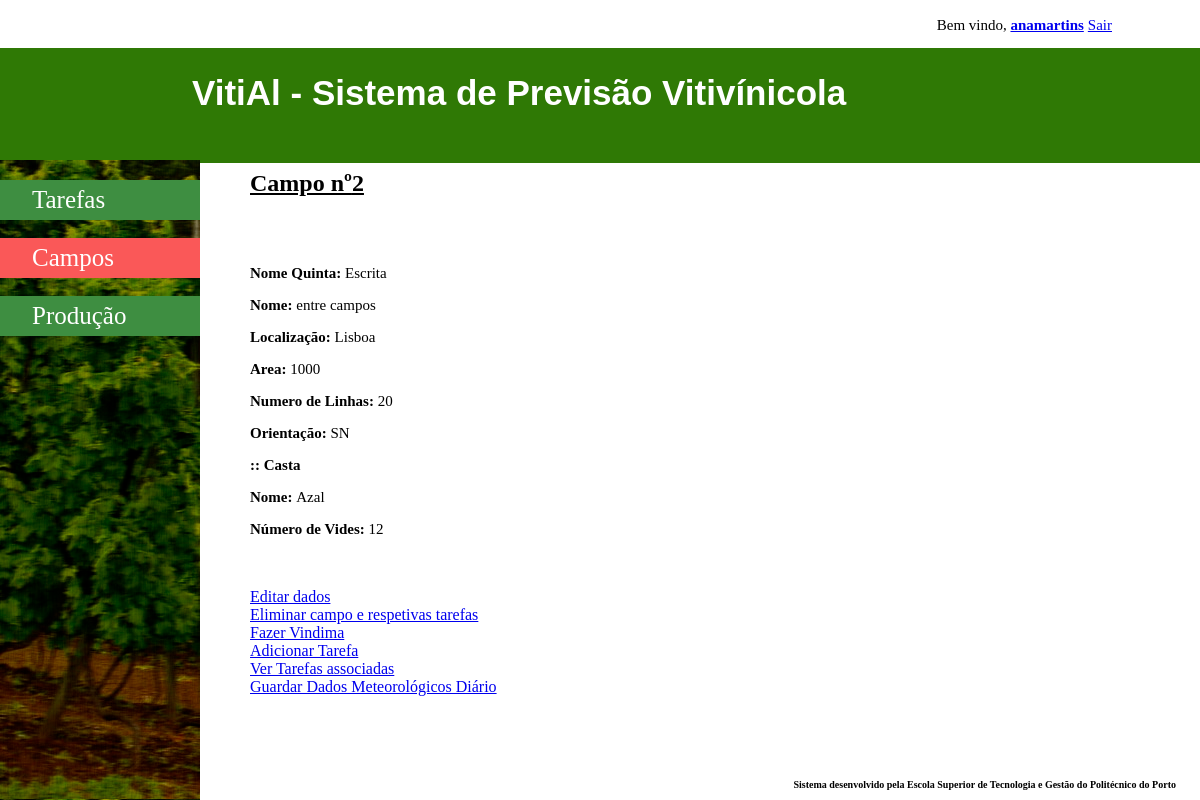
Screenshot of /Application/User/detalhesCampos.php?campoid=2 (signed in) with the database file from the repository.
### tables this page shows
CREATE TABLE `quinta` (
  `id` int(11) NOT NULL,
  `nome` varchar(4000) DEFAULT NULL
);

CREATE TABLE `campo` (
  `id` int(11) NOT NULL,
  `nome` varchar(4000) DEFAULT NULL,
  `localizacao` text NOT NULL,
  `area` float DEFAULT NULL,
  `numero_linhas` int(11) DEFAULT NULL,
  `orientacao` varchar(4000) DEFAULT NULL,
  `quinta_id` int(11) NOT NULL,
  `utilizador_id` int(11) NOT NULL
);

CREATE TABLE `castacampo` (
  `idcastacampo` int(11) NOT NULL,
  `iduva` int(11) NOT NULL,
  `idcasta` int(11) NOT NULL,
  `idcampo` int(11) NOT NULL,
  `idquinta` int(11) NOT NULL,
  `numero_vides` int(11) NOT NULL
);

CREATE TABLE `casta` (
  `id` int(11) NOT NULL,
  `nome` varchar(4000) DEFAULT NULL
);

### Application/Database/MyDataAccessPDOBase.php (called while the page is built, shortened)
<?php
require_once (Conf::getApplicationDatabasePath() . 'MyDataAccessPDOSqlFactory.php');
abstract class MyDataAcessPDOBase {
    private $connection = null;
    private $connectionOptions = array(
        PDO::ATTR_ERRMODE => PDO::ERRMODE_EXCEPTION,
        PDO::MYSQL_ATTR_INIT_COMMAND => "SET NAMES 'UTF8'"
    );
    public function __construct($host, $databaseName, $userName, $password) {
        $dsn = $this->getDSNMySQL($host, $databaseName);
    }
    private function getDSNMySQL(&$host, &$databaseName) {
        $dsn = self::DSN_MYSQL;
        return $dsn;
    }
    protected function getConnection() {
        return $this->connection;
    }
    protected function setConnection(PDO $connection) {
        $this->connection = $connection;
    }
    private function getConnectionOptions() {
        return $this->connectionOptions;
    }
    protected function prepareStatement(&$sql, Array &$dataParameters = null) {
        $q = $this->getConnection()->prepare($sql);
        $q->execute($dataParameters);
        return $q;
    }
}

### Application/Database/MyDataAccessPDOSqlFactory.php (called while the page is built, shortened)
<?php
class MyDataAccessPDOSqlFactory {
    public static function buildPDOPlaceHolderKey($key){
        return self::PDO_PLACEHOLDER_PRECHAR . $key;
    }
    protected static function buildSQLClauseWhere(Array &$where = null){
        $whereClause = self::STRING_EMPTY_VALUE;
        if ($where != null) {
            foreach (array_keys($where) as $key) {
                $whereClause =  $whereClause .
                                ($whereClause == self::STRING_EMPTY_VALUE ? self::STRING_EMPTY_VALUE : ' AND ') .
                                $key . ' = ' . self::buildPDOPlaceHolderKey($key);
            }
            $whereClause = ' WHERE ' . $whereClause;
        }
        return $whereClause;
    }
    protected static function buildSQLClauseOrderBy(Array &$order = null){
        $orderClause = self::STRING_EMPTY_VALUE;
        return $orderClause;
    }
    protected static function buildSQLSelect(&$table, Array &$where = null, Array &$order = null) {
        $sql = self::SQL_SELECT_STATEMENT_BASE;
        $whereClause = self::buildSQLClauseWhere($where);
        $orderClause = self::buildSQLClauseOrderBy($order);
        self::replaceStringTag(self::SQL_TABLE_NAME_TAG, $sql, $table);
        self::replaceStringTag(self::SQL_WHERE_CLAUSE_TAG, $sql, $whereClause);
        self::replaceStringTag(self::SQL_ORDERBY_CLAUSE_TAG, $sql, $orderClause);
        return $sql;
    }
    public static function buildSQL($op, &$table, Array &$data = null, Array &$dataOptional = null){
        $sql = self::STRING_EMPTY_VALUE;
        switch ($op) {
            case MyDataAccessPDO::SELECT_OPERATION:
                $sql = self::buildSQLSelect($table, $data, $dataOptional);
                break;
        }
        return $sql;
    }
}

### Application/Database/MyDataAccessPDO.php (called while the page is built, shortened)
<?php
require_once (Conf::getApplicationDatabasePath() . 'MyDataAccessPDOBase.php');
require_once (Conf::getApplicationDatabasePath() . 'MyDataAccessPDOSqlFactory.php');
class MyDataAccessPDO extends MyDataAcessPDOBase {
    protected function getRecords($table, Array $where = null,
            Array $order = null) {
        try {
            $sql = MyDataAccessPDOSQLFactory::buildSQL(self::SELECT_OPERATION,
                    $table, $where, $order);
            $q = $this->prepareStatement($sql, $where);
        } catch (PDOException $e) {
            throw $e;
        } catch (Exception $e) {
            throw $e;
        }
        $q->setFetchMode(PDO::FETCH_BOTH);
        return $q->fetchAll();
    }
}

### Application/Manager/CampoManager.php (called while the page is built, shortened)
<?php
require_once (Conf::getApplicationDatabasePath() . 'MyDataAccessPDO.php');
class CampoManager extends MyDataAccessPDO {
    public function getCampoById($id) {
        try {
            return $this->getRecords(self::SQL_TABLE_NAME, array('id' => $id));
        } catch (Exception $e) {
            throw $e;
        }
    }
}

### Application/Manager/QuintaManager.php (called while the page is built, shortened)
<?php
require_once (Conf::getApplicationDatabasePath() . 'MyDataAccessPDO.php');
class QuintaManager extends MyDataAccessPDO {
    public function getQuintaById($id) {
        try {
            return $this->getRecords(self::SQL_TABLE_NAME, array('id' => $id));
        } catch (Exception $e) {
            throw $e;
        }
    }
}

### Application/Manager/CastaCampoManager.php (called while the page is built, shortened)
<?php
require_once (Conf::getApplicationDatabasePath() . 'MyDataAccessPDO.php');
class CastaCampoManager extends MyDataAccessPDO {
    public function getCastaCampoByIdCampo($id) {
        try {
            return $this->getRecords(self::SQL_TABLE_NAME, array('idcampo' => $id));
        } catch (Exception $e) {
            throw $e;
        }
    }
}

### Application/Manager/CastaManager.php (called while the page is built, shortened)
<?php
require_once (Conf::getApplicationDatabasePath() . 'MyDataAccessPDO.php');
class CastaManager extends MyDataAccessPDO {
    public function getCastaById($id) {
        try {
            return $this->getRecords(self::SQL_TABLE_NAME, array('id' => $id));
        } catch (Exception $e) {
            throw $e;
        }
    }
}

### Application/User/detalhesCampos.php (the view, shortened to what this page needs)
<?php
require_once (Conf::getApplicationDatabasePath() . 'MyDataAccessPDO.php');
require_once (Conf::getApplicationManagerPath() . 'CampoManager.php');
require_once (Conf::getApplicationManagerPath() . 'QuintaManager.php');
require_once (Conf::getApplicationManagerPath() . 'CastaManager.php');
require_once (Conf::getApplicationManagerPath() . 'CastaCampoManager.php');
if (isset($_SESSION['login'])) {
    ?>
    <!DOCTYPE html>
    <html>
        <head>
            <link rel="stylesheet" type="text/css" href="../CSS/styleDetalhesCamposUser.css">
        </head>
        <body>
            <ul class="menutopo">
                <li>Bem vindo, <a href="areaUser.php"><strong><?php echo $_SESSION['login'] ?></strong></a></li>
                <li><a href="../../logout.php">Sair</a></li>
            </ul>
            <h1><a href="homePageUser.php">VitiAl - Sistema de Previsão Vitivínicola</a></h1>
            <div class="menu-items">
                <a href="homePageUser.php">Tarefas</a>
                <br/>
                <a href="campos.php" class="active">Campos</a>
                <br/>
                <a href="producao.php">Produção</a>
            </div>
            <?php $campoid = filter_input(INPUT_GET, 'campoid'); ?>
            <h2><u>Campo nº<?php echo $campoid ?></u></h2>
            <div class="conteudoDetalhes">
                <?php
                $campoManager = new CampoManager();
                $castaManager = new CastaCampoManager();
                $quintaManager = new QuintaManager();
                $detalhesCastaCampo = $castaManager->getCastaCampoByIdCampo($campoid);
                $detalhes = $campoManager->getCampoById($campoid);
                $quintaDetalhes = $quintaManager->getQuintaById($detalhes[0]['quinta_id']);
                ?>
                <p><span><strong>Nome Quinta: </strong></span><?php echo $quintaDetalhes[0]['nome']; ?></p>
                <p><span><strong>Nome: </strong></span><?php echo $detalhes[0]['nome']; ?></p>
                <p><span><strong>Localização: </strong></span><?php echo $detalhes[0]['localizacao']; ?></p>
                <p><span><strong>Area: </strong></span><?php echo $detalhes[0]['area']; ?></p>
                <p><span><strong>Numero de Linhas: </strong></span><?php echo $detalhes[0]['numero_linhas']; ?></p>
                <p><span><strong>Orientação: </strong></span><?php echo $detalhes[0]['orientacao']; ?></p>
                <?php
                if (count($detalhesCastaCampo) > 0) {
                    foreach ($detalhesCastaCampo as $dcc) {
                        ?>
                        <p><span><strong> :: Casta </strong></p> <?php
                        $managerCasta = new CastaManager();
                        $detalhesCasta = $managerCasta->getCastaById($dcc['idcasta']);
                        foreach ($detalhesCasta as $dc) {
                            ?>
                            <p><span><strong>Nome: </strong></span><?php echo $dc['nome']; ?></p>
                            <p><span><strong>Número de Vides: </strong></span><?php echo $dcc['numero_vides']; ?></p>
                            <?php
                        }
                    }
                } else {
                    ?>
                    <p><a href="addCastaCampo.php?campoid=<?php echo $campoid; ?>"> >> Adicionar Casta</a></p>
                <?php }
                ?>
                <div class = "opcoes">
                    <a href = "editarCampo.php?campoid=<?php echo $campoid; ?>">Editar dados</a>
                    <br/>
                    <a href = "Validations/validarEliminarCampo.php?campoid=<?php echo $campoid; ?>">Eliminar campo e respetivas tarefas</a><br/>
                    <a href = "addVindima.php?vindima=<?php echo $campoid ?>">Fazer Vindima</a><br/>
                    <a href = "addTarefa.php?campoid=<?php echo $campoid ?>">Adicionar Tarefa</a><br/>
                    <a href = "homePageUser.php?campoid=<?php echo $campoid ?>">Ver Tarefas associadas</a><br/>
                    <a href = "addDadosMeteo.php?campoid=<?php echo $campoid ?>">Guardar Dados Meteorológicos Diário</a><br/>
                </div>
            </div>
            <div class = "footer">
                <p>Sistema desenvolvido pela Escola Superior de Tecnologia e Gestão do Politécnico do Porto</p>
            </div>
        </body>
    </html>
    <?php
} else {
    header("Location: ../../index.php");
}

### Application/CSS/styleDetalhesCamposUser.css (style rules this page uses)
h1 a { width: 100%; font-family: "Lucida Sans Unicode", "Lucida Grande", sans-serif; background-color:#2F7905; height: 10%; position: fixed; top: 6%; left: 0; padding: 10px; color:white; font-size: 35px; padding-top: 25px; padding-left: 16%; text-decoration: none; }
.footer { position: fixed; left: 0; bottom: 0; width: 98%; text-align: right; }
.footer p { font-size: 10px; font-weight: bold; }
.menu-items { height: 100%; width: 200px; position: fixed; z-index: 1; top: 20%; left: 0; background-color: #243410; background: #243410 url(../Images/Beira,_vinho_verde_copia.jpg); overflow-x: hidden; padding-top: 20px; }
.menu-items a { padding: 6px 6px 6px 32px; text-decoration: none; font-size: 25px; color: white; display: block; background: #3e8e41; }
h2 { left: 250px; top: 150px; position: fixed; }
.conteudoDetalhes { left: 250px; top: 250px; position: fixed; }
.conteudoDetalhes p { font-size: 15px; }
.opcoes { margin-top: 50px; }
.menu-items a.active { background: #FA5858; }
.menutopo { list-style-type: none; overflow: hidden; text-align: right; margin-right: 80px; }
.menutopo li { display:inline; font-size: 15px; }

### rows the page displays
quinta: nome "Escrita"
campo: nome "entre campos", localizacao "Lisboa", area "1000", numero_linhas "20", orientacao "SN"
castacampo: numero_vides "12"
casta: nome "Azal"

### other values shown
$_SESSION['login'] "anamartins"
$campoid "2"
